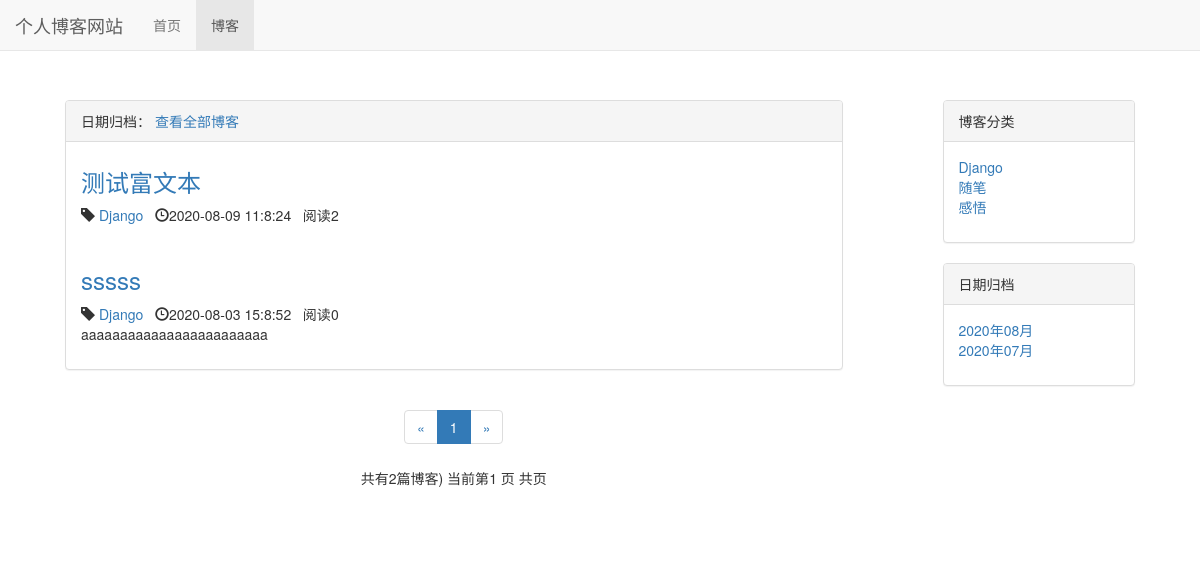
Screenshot of /blog/date/2020/8 with the database file from the repository.
### blog/models.py (models this page shows, shortened)
class Blog(models.Model):
    title = models.CharField(max_length=50)
    blog_type = models.ForeignKey(BlogType,on_delete=models.DO_NOTHING,default=1)
    content = RichTextUploadingField()
    author = models.ForeignKey(User,on_delete=models.DO_NOTHING)
    readed_num = models.IntegerField(default=0)
    created_time = models.DateTimeField(auto_now_add = True)
    last_updated_time = models.DateTimeField(auto_now = True)
    class Meta:
        ordering = ["-created_time"]

class BlogType(models.Model):
    type_name = models.CharField(max_length=15)
    def __str__(self):
        return self.type_name

### blog/views.py (the view)
# urls.py: path('date/<int:year>/<int:month>',views.blogs_with_data,name='blogs_with_data'),
def blogs_with_data(request,year,month):
    blogs_all_list = Blog.objects.filter(created_time__year=year,created_time__month=month)
    context = get_blog_list_common_data(request,blogs_all_list)
    context['blogs_wiht_date'] = '%s年%s月' % (year,month)
    return render_to_response('blog/blogs_with_date.html',context)

### blog/templates/blog/blogs_with_date.html (shortened to what this page needs)
{% extends 'blog/blog_list.html' %}
{% block blog_list_title %}
日期归档：{{ blogs_with_data }}
<a href="{% url 'blog_list' %}">查看全部博客</a>
{% endblock %}

### blog/templates/blog/blog_list.html (shortened to what this page needs)
{% extends 'base.html' %}
{% load staticfiles %}
{% block header_extends %}
<link rel ="stylesheet" href="{% static 'blog/blog.css' %}">
{% endblock %}
{% block nav_blog_active %}active{% endblock %}
{% block content %}
<div class="container">
    <div class="row">
        <div class="col-md-9" >
            <div class="panel panel-default">
                <div class="panel-heading">{% block blog_list_title %}博客列表 {% endblock %}</div>
                <div class="panel-body">
                    {% for blog in blogs %}
                    <div class="blog">
                        <h3><a href="{% url 'blog_detail' blog.pk %}">{{  blog.title  }}</a></h3>
                        <p class="blog-info">
                            <span class="glyphicon glyphicon-tag"></span>
                            <a href="{% url 'blogs_with_type' blog.blog_type.pk %}">{{  blog.blog_type }}</a>&nbsp;&nbsp;
                            <span class="glyphicon glyphicon-time"></span>{{ blog.created_time|date:"Y-m-d H:n:s" }}&nbsp;&nbsp;
                            阅读{{ blog.readed_num }}
                        </p>
                        <p>{{  blog.content|truncatechars:30|safe   }}</p>
                    </div>
                {% empty %}
                    <p>———暂无博客 敬请期待———</p>
                {% endfor %}
            </div>
            </div>
            <div  class="paginator">
                    <ul class="pagination">
                      <li>
                            {% if page_of_blogs.has_previous %}
                                <a href="?page=page_of_blogs.paginator.previous_page_number" aria-label="Previous"><span aria-hidden="true">&laquo;</span></a>
                            {% else %}
                                <span aria-hidden="true">&laquo;</span>
                            {% endif %}
                      </li>
                    {% for page_num in page_range %}
                        {% if page_num == page_of_blogs.number %}
                            <li class="active"><span>{{ page_num }}</span></li>
                        {% else %}
                            {% if page_num == '...' %}
                            <li ><span>{{ page_num }}</span></li>
                            {% else %}
                            <li><a href="?page={{  page_num  }}">{{ page_num }}</a></li>
                            {% endif %}
                        {% endif %}
                    {% endfor %}
                      <li>
                        {% if page_of_blogs.has_next %}
                                <a href="?page={{page_of_blogs.paginator.next_page_number}}" aria-label="Next"><span aria-hidden="true">&raquo;</span></a>
                        {% else %}
                                <span aria-hidden="true">&raquo;</span>
                        {% endif %}
                      </li>
                    </ul>
                    <p>
                        共有{{ page_of_blogs.paginator.count }}篇博客)
                        当前第{{page_of_blogs.number}} 页
                        共{{page_of_blogs.pagination.num_pages}}页
                    </p>
            </div>
        </div>
        <div class="col-md-3">
            <div class="panel panel-default">
                <div class="panel-heading">博客分类</div>
                    <div class="panel-body">
                        <ul class='blog-types'>
                            {% for blog_type in blog_types %}
                                <li><a href="{% url 'blogs_with_type' blog_type.pk %}">{{blog_type.type_name}}</a></li>
                            {% empty %}
                                <li>暂无分类</li>
                            {% endfor %}
                        </ul>
                    </div>
            </div>
            <div class="panel panel-default">
                <div class="panel-heading">
                    日期归档
                </div>
                <div class="panel-body">
                    <ul>
                        {% for blog_date in blog_dates %}
                            <li>
                                <a href="{% url 'blogs_with_data' blog_date.year blog_date.month %}">{{blog_date|date:"Y年m月"}}</a>
                        {% endfor %}
                    </ul>
                </div>
            </div>
        </div>
    </div>
</div>
{% endblock %}

### static/base.css (style rules this page uses)
* { margin: 0; padding: 0; }
body { margin-top: 50px!important; }

### blog/static/blog/blog.css (style rules this page uses)
ul.blog-types { list-style-type: none; }
div.col-md-9 { padding: 50px; }
div.col-md-3 { padding: 50px; }
div.blog h3 { margin-top: 0.5em; }
div.blog p.blog-info { margin-bottom: 0; }
div.paginator { text-align: center; }
ul { list-style-type: none; }

### rows the page displays
Blog: title "测试富文本", blog_type "Django", created_time "2020-08-09 11:8:24", readed_num "2"
Blog: title "sssss", blog_type "Django", created_time "2020-08-03 15:8:52", readed_num "0", content "aaaaaaaaaaaaaaaaaaaaaaaa"
BlogType: type_name "Django"
BlogType: type_name "随笔"
BlogType: type_name "感悟"

### other values shown
{{ page_num }} "1"
{{ page_of_blogs.paginator.count }} "2"
{{ page_of_blogs.number }} "1"
{{ blog_date|date:"Y年m月" }} "2020年08月" "2020年07月"
